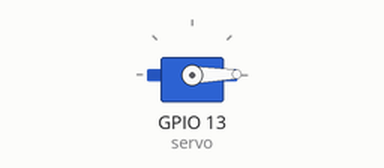
The program below on a simulated ESP32 board running MicroPython. Parts: servo. Servo angles are drawn from the pulse width (0.5 ms = 0°, 2.5 ms = 180°).

Above: at 0.05 s.
At 1.5 s:
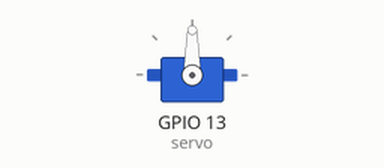
At 3.0 s:
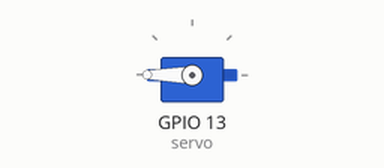
Timing chart, 0 to 6.9 s (numbered marks = the images above):
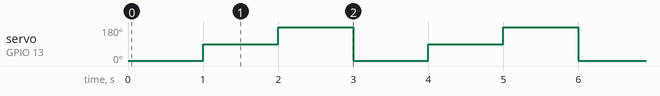

Measured:
- by itself, servo on GPIO 13 (servo): repeats every 3.0 s: 180° 1.0 s, 1° 1.0 s, 90° 1.0 s

The program:

pwm_servo.py
```python
from machine import Pin, PWM
from time import sleep

servo = PWM(Pin(13), freq=50)

def mover(angulo):
    duty = int((angulo / 180) * 102 + 26)  # Aproximação para SG90
    servo.duty(duty)

while True:
    mover(0)
    sleep(1)
    mover(90)
    sleep(1)
    mover(180)
    sleep(1)
```
